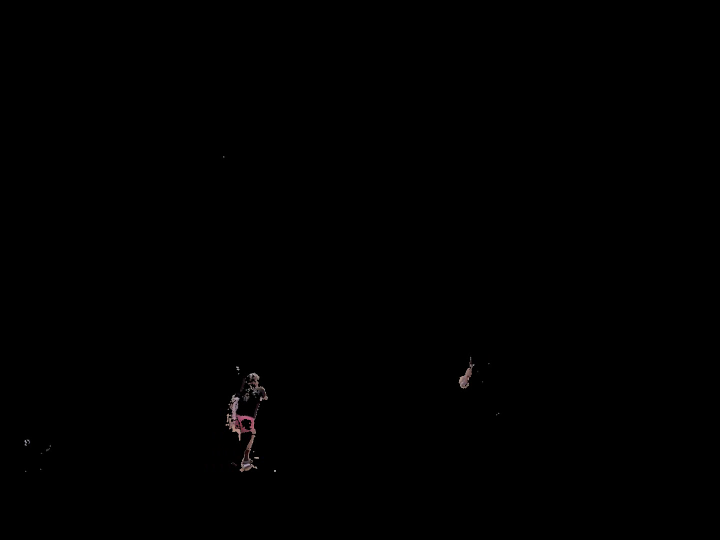
#> input picture frame 7 of Crossland-Notes/Hitter4-5-blackBack.mp4, 1440 x 1080 px, given in place of Hitter4-5.mp4, which was not available (shown at 1/2 size)
$ python backGroundSubtraction.py   (Python 2 division)
#> lines starting #> are read from the running program, lines starting #| are printed output that depends on the picture; after the words box and inside, x2 and y2 are one past the last pixel; in counts of white or black regions, pixels touching at a corner belong together; pictures that were not available may be replaced by others from this repository, and a replacement may not be noted
import cv2
import numpy as np
import matplotlib.pyplot as plt
import matplotlib.animation as ani

# [263 lines left out: functions readVideo, showFrame, showAllFrames, foregroundOnly, recolorize, backgroundOnly and 3 more, not called in this run]


def robustBackgroundFinder(vidName, extension):
	'''
	The purpose of this function is to have a one stop shop for finding the background of an image.  I wanted to write function components in this function, and then
	eventually expand them into several different functions.

	Parameters:
	vidName = Name of the video from which you wish to get the background!
	extension = The .extension of the video (.mp4, .avi, etc)

	Returns:
	colorFrameList = A list of the frames of the video, unedited, in color.
	grayFrameList = A list of the frames of the video, made gray.
	fgColorList = A list of all the color frames, with the background made black.
	blackAndWhiteForegroundOnly = A foreground only video, where the moving parts are white or gray and the background is black.
	'''
#> called with vidName = 'Hitter4-5', extension = '.mp4'

	#Loading the Video into the program, naming it cap.
	cap = cv2.VideoCapture(vidName + extension)
	vidLength = int(cap.get(cv2.CAP_PROP_FRAME_COUNT)) #establishing the video length, to be used later.

	#creating the kernel and mask for the background subtractor.
	kernelColor = cv2.getStructuringElement(cv2.MORPH_ELLIPSE,(3,3))
	fgbgColor = cv2.createBackgroundSubtractorMOG2()

	kernelGray = cv2.getStructuringElement(cv2.MORPH_ELLIPSE,(3,3))
	fgbgGray = cv2.createBackgroundSubtractorMOG2()

	#Creating 4 lists, to be returned after manipulation.
	colorFrameList = []
	grayFrameList = []
	fgColorList = []
	fgGrayList = []
	blackAndWhiteForegroundOnly = []


	#This loop is used to go through the length of the video, and add every frame to the colorFrame list.
	for i in range(vidLength):
		_, frame = cap.read()
		colorFrameList.append(frame)

		#This section turns the color frames gray and adds them to grayFrameList
		grayFrame = cv2.cvtColor(frame, cv2.COLOR_BGR2GRAY)
		grayFrameList.append(grayFrame)

		#This applies our foreground mask, generating a black and white video, where the background is black, and the foreground is white.
		fgmaskColor = fgbgColor.apply(frame)
		fgmaskColor = cv2.morphologyEx(fgmaskColor, cv2.MORPH_OPEN, kernelColor)

		fgmaskGray = fgbgGray.apply(grayFrame)
		fgmaskGray = cv2.morphologyEx(fgmaskGray, cv2.MORPH_OPEN, kernelGray)

		fgGrayList.append(fgmaskGray)

		blackAndWhiteForegroundOnly.append(fgmaskColor)
#> this loop made 31 passes
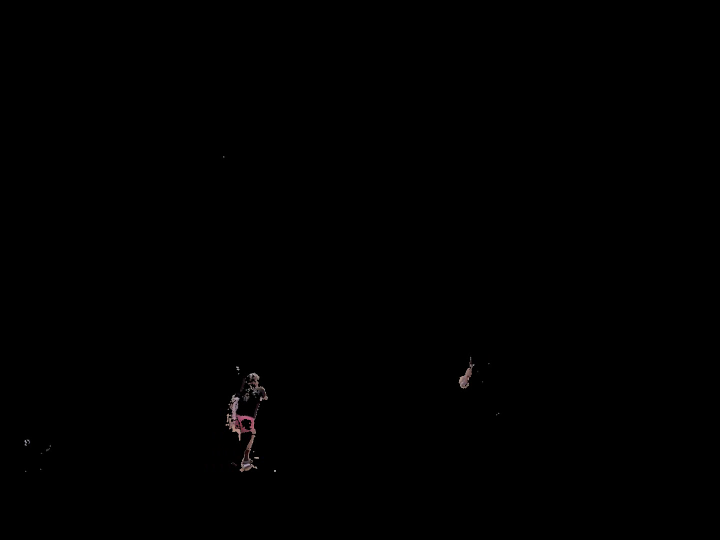
#> input picture frame 7 of Crossland-Notes/Hitter4-5-blackBack.mp4, 1440 x 1080 px, given in place of Hitter4-5.mp4, which was not available (shown at 1/2 size)
#> pass 1, in robustBackgroundFinder, `fgmaskColor = fgbgColor.apply(frame)`:
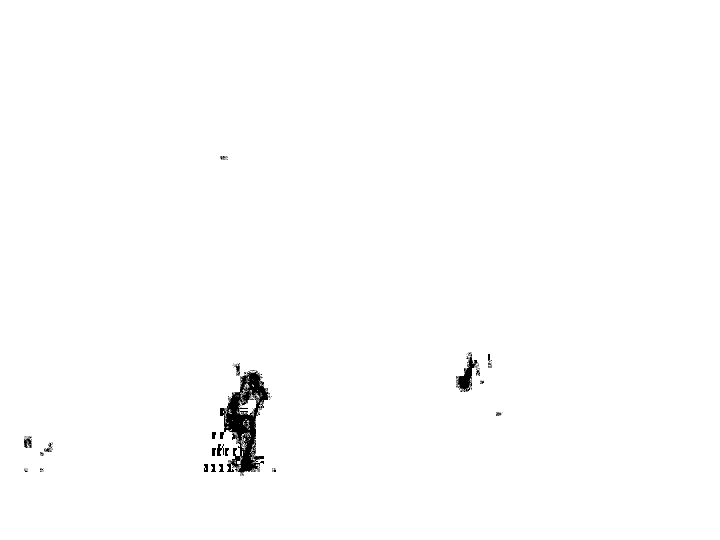
#> fgmaskColor: shape (1080, 1440) (shown at 1/2 size); values 127 (black) and 255 (white), 99.2% white; 110 black regions (89 under 20 px), largest, box (x1, y1, x2, y2) and area: (440, 741, 540, 952) 8965, (912, 704, 956, 784) 1240, (434, 888, 448, 912) 208
#> pass 1, in robustBackgroundFinder, `fgmaskColor = cv2.morphologyEx(fgmaskColor, cv2.MORPH_OPEN, kernelColor)`:
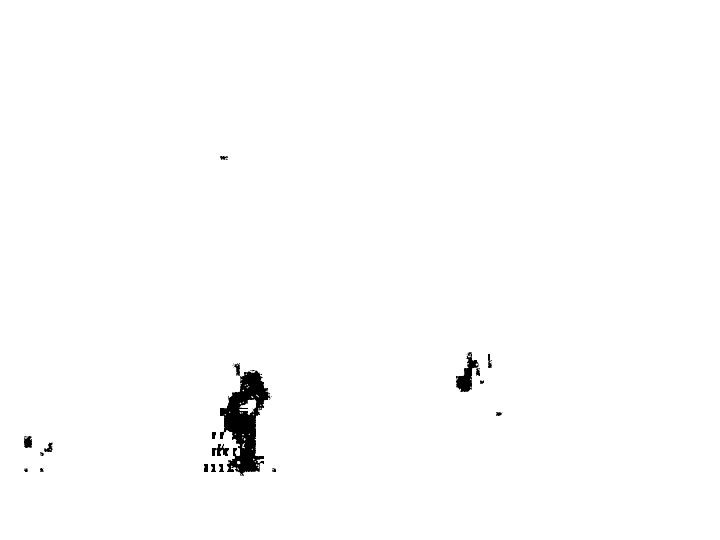
#> fgmaskColor: shape (1080, 1440) (shown at 1/2 size); values 127 (black) and 255 (white), 99.1% white; 30 black regions (13 under 20 px), largest, box (x1, y1, x2, y2) and area: (440, 726, 541, 952) 10705, (912, 704, 960, 784) 1625, (424, 888, 458, 912) 455
#> pass 1, in robustBackgroundFinder, `fgmaskGray = fgbgGray.apply(grayFrame)`:
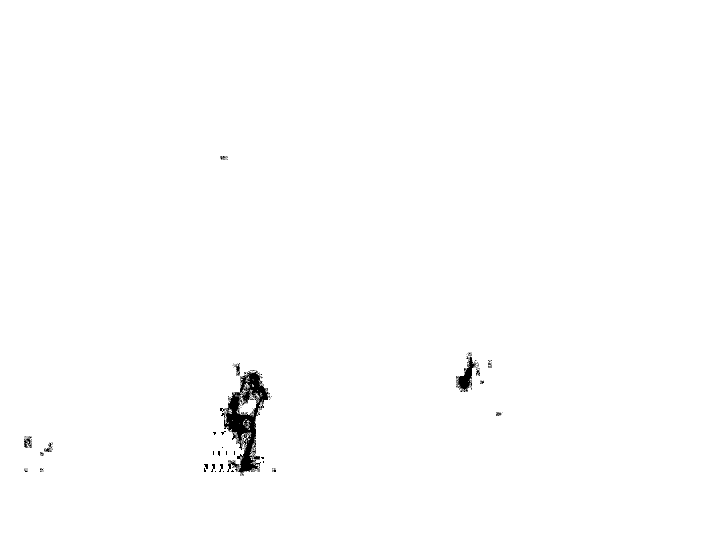
#> fgmaskGray: shape (1080, 1440) (shown at 1/2 size); values 127 (black) and 255 (white), 99.3% white; 148 black regions (126 under 20 px), largest, box (x1, y1, x2, y2) and area: (440, 741, 540, 952) 7766, (912, 712, 956, 784) 1120, (48, 876, 64, 896) 177
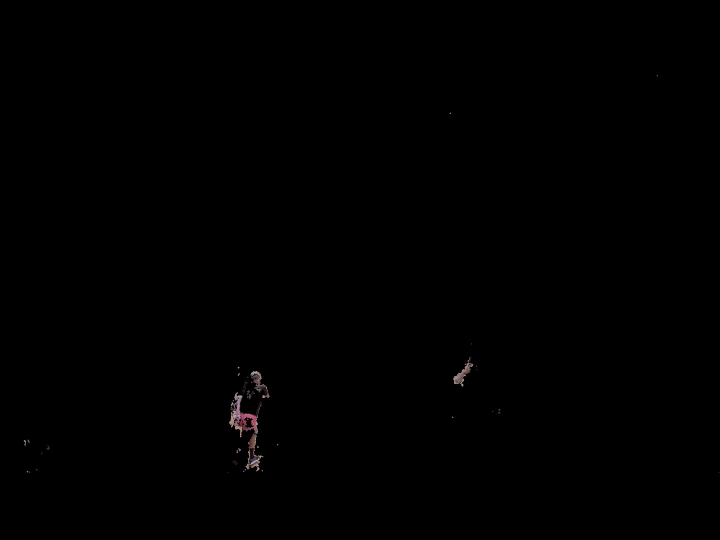
#> input picture frame 8 of Crossland-Notes/Hitter4-5-blackBack.mp4, 1440 x 1080 px, given in place of Hitter4-5.mp4, which was not available (shown at 1/2 size)
#> after the loop, blackAndWhiteForegroundOnly = 30 items; colorFrameList = 30 items; fgGrayList = 30 items; grayFrameList = 30 items

	#This creates the output writer for the video with a colored foreground and a black background.
	fourcc = cv2.VideoWriter_fourcc(*'XVID')
	out = cv2.VideoWriter('{}-blackBack{}'.format(vidName, extension),fourcc, 10.0, (1440, 1080))

	print "***Beginning process of creating foreground only video***"

	#This loop is used to create a video where the background is black, but the player and other moving parts are colored.
	fgColorList = colorFrameList
	for i in range(len(blackAndWhiteForegroundOnly)):
		print "Generating frame {} of {}-blackBack.mp4".format(i, vidName)
		for j in range(len(blackAndWhiteForegroundOnly[i])):
			blackSpace = np.where(blackAndWhiteForegroundOnly[i][j] == 0)
			blackSpace = blackSpace[0]
			for k in blackSpace:
				fgColorList[i][j][k] = 0
		if i == 0:
			continue
		out.write(fgColorList[i])

	out.release()

	#Now we have generated a video where only the foreground is colored, now we can move onto creating an image of only the background.

	recolorizedGrayFG = grayFrameList
	recolorizedColorFG = colorFrameList

	print "***Beginning process of finding background aggregate***"

	#This is where we make the list of all the frames, with the foreground removed.
	#This for loop for blacking out all moving parts in the colored video, so that we can create our aggregate and final background in the future.
	for i in range(len(recolorizedGrayFG)):
		print "Blacking out foreground from frame {} of {}{}".format(i, vidName, extension)
		for j in range(len(recolorizedGrayFG[i])):
			foreground = np.where(fgGrayList[i][j] > 0)
			for k in foreground:
				recolorizedGrayFG[i][j][k] = 0
				recolorizedColorFG[i][j][k] = 0

	print "***Beginning process of creating background aggregate***"

	#Now we have a foreground of both the color and gray, we can try to get a full background!
	firstColorFrame = recolorizedColorFG[1]
	firstGrayFrame = recolorizedGrayFG[1]
	blackenedPixels = {}

	#This for loop goes through our first frame, because it is being considered outside the rest of the video, and adds all the already blackened pixels to a
	#dictionary of pixels that do not need to be relooked at.

	print "Adding frame 1 to {}-backAgg.jpeg".format(vidName)
	for i in range(len(firstGrayFrame)):
		for j in range(len(firstGrayFrame[i])):
			if firstGrayFrame[i][j] == 0:
				#print "FF: Added [{}, {}, {}]".format("1", i, j)
				blackenedPixels["1, {}, {}".format(i, j)] = True

	#print "Adding all other pixels"

	#This for loop goes through, and finds all other black pixels in all other pictures in the video, and adds them to the dictionary, and if they are not already
	#added makes the corresponding pixel in the first frame black as well.
	for i in range(2, len(recolorizedGrayFG)):
		print "Adding frame {} to {}-backAgg.jpeg".format(i, vidName)

		for j in range(len(recolorizedGrayFG[i])):
			#print "Frame: {}, row: {}".format(i, j)

			for k in range(len(recolorizedGrayFG[i][j])):
				key = "{}, {}, {}".format(i, j, k)
				if recolorizedGrayFG[i][j][k] == 0:
					if blackenedPixels.get(key):
						continue

					blackenedPixels[key] = True
					firstGrayFrame[j][k] = 0
					firstColorFrame[j][k] = 0

	#we then generate a picture with all the pixels in any frame that are black, all superimposed on the first frame.
	cv2.imwrite("{}-backAgg.jpeg".format(vidName), firstGrayFrame)

	onlyBackground = firstGrayFrame

	print "***Beginning process of creating our final background image***"

	#Now we have an aggregate of all the black pixels, and we can use that to generate our final background.
	#To do that, we average all other pixels that aren't black in every position where there is black in our aggregate.  We then replace the black pixel with the
	#averaged pixel value!
	for i in range(len(firstGrayFrame)):
		blackSpaceInRow = np.where(firstGrayFrame[i] == 0)
		for pixel in blackSpaceInRow[0]:
			averagedPixel = 0
			counter = 0
			pixelList = []
			for j in range(1, len(grayFrameList)):
				if blackenedPixels.get("{}, {}, {}".format(j, i, pixel)):
					continue

				pixelList.append(grayFrameList[j][i][pixel])
				averagedPixel = averagedPixel + grayFrameList[j][i][pixel]
				counter += 1

			if counter == 0:
				continue

			#print "Changing Pixel: [{}, {}] from {} to {}".format(i, pixel, onlyBackground[i][pixel], averagedPixel / counter)
			onlyBackground[i][pixel] = averagedPixel / counter

	cv2.imwrite("{}-onlyBack.jpeg".format(vidName), onlyBackground)

	cap.release()

	return colorFrameList, grayFrameList, fgColorList, blackAndWhiteForegroundOnly

# [7 lines left out: function edgeDetector, not called in this run]


def main():
	# [15 lines of commented-out code are left out]

	fl, gfl, fgcl, fggl, bgcl, bggl = robustBackgroundFinder("Hitter4-5", ".mp4")

	# [8 lines of commented-out code are left out]


	return 0

if __name__ == "__main__":
	main()

$ run again, starting later in the video
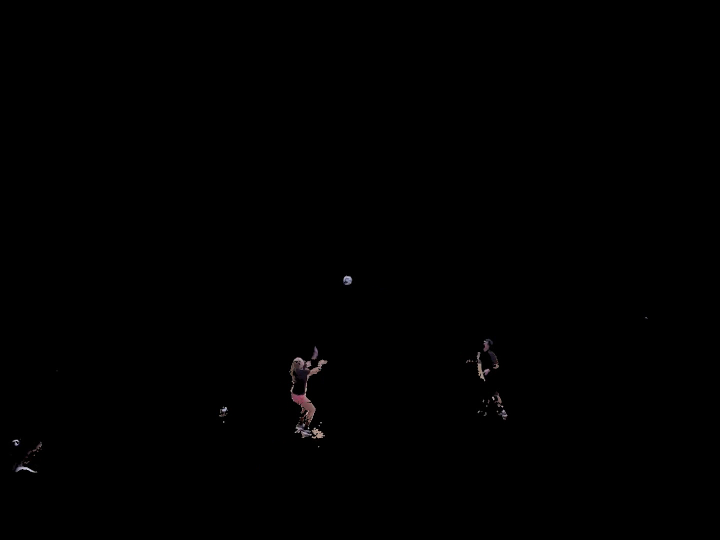
#> input picture frame 33 of Crossland-Notes/Hitter4-5-blackBack.mp4, 1440 x 1080 px, given in place of Hitter4-5.mp4, which was not available (shown at 1/2 size)
#> the loop in robustBackgroundFinder, `for i in range(vidLength):` made 31 passes
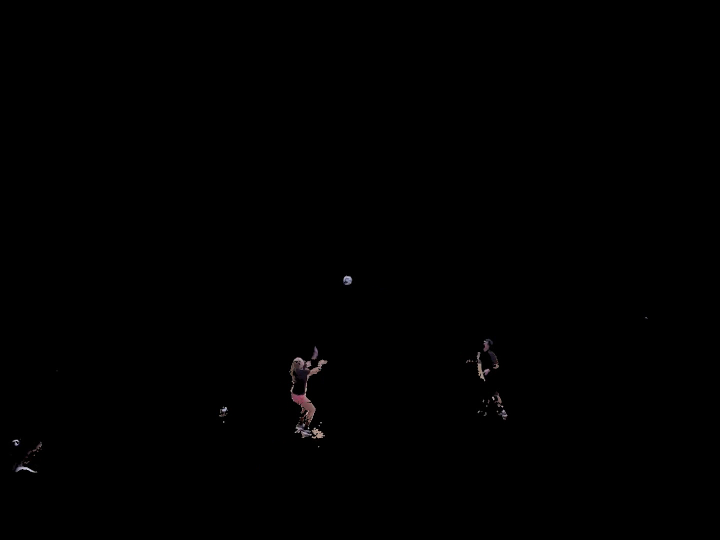
#> input picture frame 33 of Crossland-Notes/Hitter4-5-blackBack.mp4, 1440 x 1080 px, given in place of Hitter4-5.mp4, which was not available (shown at 1/2 size)
#> pass 1, in robustBackgroundFinder, `fgmaskColor = fgbgColor.apply(frame)`:
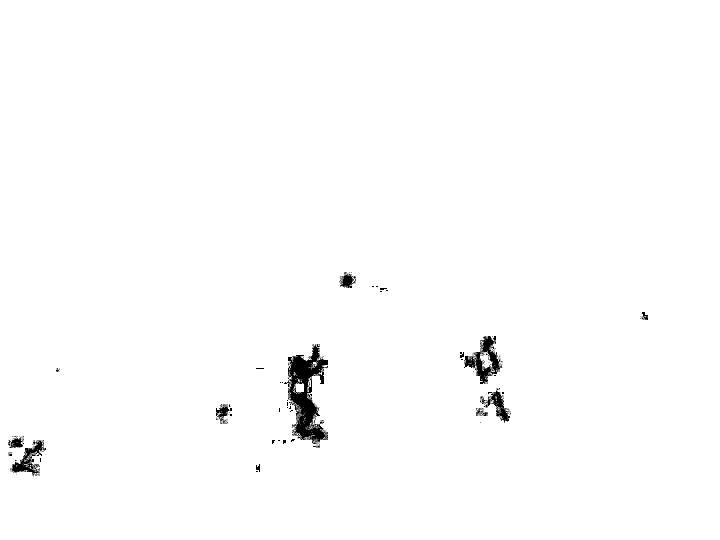
#> fgmaskColor: shape (1080, 1440) (shown at 1/2 size); values 127 (black) and 255 (white), 99% white; 173 black regions (147 under 20 px), largest, box (x1, y1, x2, y2) and area: (568, 688, 656, 886) 7901, (928, 672, 1005, 768) 2659, (23, 880, 92, 953) 1672
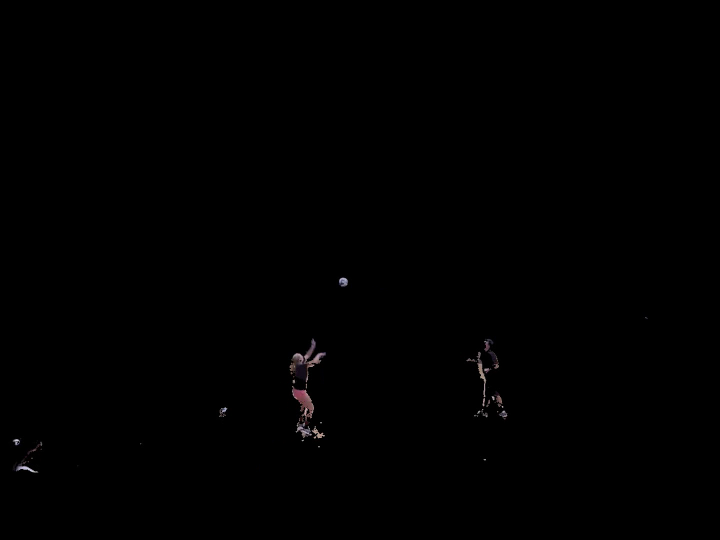
#> input picture frame 34 of Crossland-Notes/Hitter4-5-blackBack.mp4, 1440 x 1080 px, given in place of Hitter4-5.mp4, which was not available (shown at 1/2 size)
#> after the loop in robustBackgroundFinder, `for i in range(vidLength):`: blackAndWhiteForegroundOnly = 30 items
